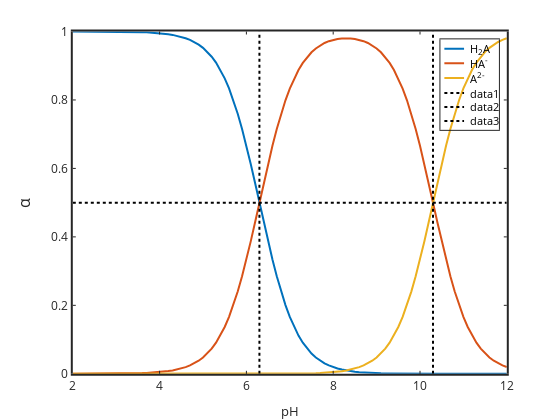

The cell this chart's notebook holds for it:
### Markdown cell above
# Diprotic acid (H2A)

There are two stepwise dissociation equilibria

$\mathrm{H_2A} = \mathrm{HA^-} + \mathrm{H^+}$

$K_{a1} = \dfrac{[\mathrm{H}^+][\mathrm{HA^-}]}{[\mathrm{H_2A}]}$

and

$\mathrm{HA^-} = \mathrm{A^{2-}} + \mathrm{H^+}$

$K_{a2} = \dfrac{[\mathrm{H}^+][\mathrm{A^{2-}}]}{[\mathrm{HA^-}]}$

We derived in class the three alpha relationships (remember $\alpha$ is the fraction each species contributes to the total)

$\alpha_{H2A}=\dfrac{[\mathrm{H}^+]^2}{[\mathrm{H}^+]^2+K_{a1}[\mathrm{H^+}]+K_{a1}K_{a2}}$

$\alpha_{HA-}=\dfrac{K_{a1}[\mathrm{H^+}]}{[\mathrm{H}^+]^2+K_{a1}[\mathrm{H^+}]+K_{a1}K_{a2}}$

$\alpha_{A2-}=\dfrac{K_{a1}K_{a2}}{[\mathrm{H}^+]^2+K_{a1}[\mathrm{H^+}]+K_{a1}K_{a2}}$

For some arbitrary diprotic weak acid we can plot the distribution (speciation) diagram.  Let's assume pKa1=4 and pKa2=8.

### Code cell
%plot -s 600,500 -f 'svg'
pKa1=6.3; pKa2=10.3;
Ka1=10^-pKa1; Ka2=10^-pKa2;
pH=2:0.1:12; H=10.^-pH;

denominator=H.^2+Ka1*H+Ka1*Ka2;
alphaH2A=(H.^2)./denominator;
alphaHA=(Ka1*H)./denominator;
alphaA=1-alphaH2A-alphaHA;

plot(pH,alphaH2A,'linewidth',2,pH,alphaHA,'linewidth',2,pH,alphaA,'linewidth',2)
set(gca,'fontsize',12,'linewidth',2)
legend('H_2A','HA^-','A^{2-}')
title('Distribution Diagram for H2A')
xlabel('pH'); ylabel('\alpha','fontsize',16)

hold on
plot([pKa1 pKa1],[0 1],'k:','linewidth',2)
plot([pKa2 pKa2],[0 1],'k:','linewidth',2)
plot([2 12],[0.5 0.5],'k:','linewidth',2)

### Figure 1 — Plotly figure (JSON) as saved in the notebook; plotly's stock layout.template omitted (floating-point values rounded to 4 significant figures)
{"data": [{"line": {"color": "rgb(0,113,188)", "dash": "solid", "width": 2}, "marker": {"color": "rgb(0,113,188)", "line": {"color": "rgb(0,113,188)"}, "size": 6, "symbol": "none"}, "mode": "lines", "name": "H_2A", "showlegend": true, "type": "scatter", "visibility": true, "x": [2, 2.1, 2.2, 2.3, 2.4, 2.5, 2.6, 2.7, 2.8, 2.9, 3, 3.1, 3.2, 3.3, 3.4, 3.5, 3.6, 3.7, 3.8, 3.9, 4, 4.1, 4.2, 4.3, 4.4, 4.5, 4.6, 4.7, 4.8, 4.9, 5, 5.1, 5.2, 5.3, 5.4, 5.5, 5.6, 5.7, 5.8, 5.9, 6, 6.1, 6.2, 6.3, 6.4, 6.5, 6.6, 6.7, 6.8, 6.9, 7, 7.1, 7.2, 7.3, 7.4, 7.5, 7.6, 7.7, 7.8, 7.9, 8, 8.1, 8.2, 8.3, 8.4, 8.5, 8.6, 8.7, 8.8, 8.9, 9, 9.1, 9.2, 9.3, 9.4, 9.5, 9.6, 9.7, 9.8, 9.9, 10, 10.1, 10.2, 10.3, 10.4, 10.5, 10.6, 10.7, 10.8, 10.9, 11, 11.1, 11.2, 11.3, 11.4, 11.5, 11.6, 11.7, 11.8, 11.9, 12], "xaxis": "x", "y": [0.9999, 0.9999, 0.9999, 0.9999, 0.9999, 0.9998, 0.9998, 0.9997, 0.9997, 0.9996, 0.9995, 0.9994, 0.9992, 0.999, 0.9987, 0.9984, 0.998, 0.9975, 0.9968, 0.996, 0.995, 0.9937, 0.9921, 0.9901, 0.9876, 0.9844, 0.9804, 0.9755, 0.9693, 0.9617, 0.9523, 0.9406, 0.9264, 0.9091, 0.8882, 0.8632, 0.8337, 0.7992, 0.7597, 0.7152, 0.6661, 0.6131, 0.5573, 0.5, 0.4427, 0.3868, 0.3338, 0.2847, 0.2402, 0.2007, 0.1663, 0.1367, 0.1117, 0.09083, 0.0735, 0.05926, 0.04764, 0.03819, 0.03056, 0.02441, 0.01947, 0.01551, 0.01234, 0.009804, 0.007783, 0.006173, 0.00489, 0.003868, 0.003056, 0.00241, 0.001896, 0.001489, 0.001165, 0.0009083, 0.000705, 0.0005443, 0.0004176, 0.0003181, 0.0002402, 0.0001796, 0.0001329, 9.717e-05, 7.016e-05, 5e-05, 3.516e-05, 2.441e-05, 1.673e-05, 1.134e-05, 7.597e-06, 5.043e-06, 3.319e-06, 2.168e-06, 1.408e-06, 9.091e-07, 5.845e-07, 3.745e-07, 2.392e-07, 1.524e-07, 9.693e-08, 6.155e-08, 3.903e-08], "yaxis": "y"}, {"line": {"color": "rgb(216,82,24)", "dash": "solid", "width": 2}, "marker": {"color": "rgb(216,82,24)", "line": {"color": "rgb(216,82,24)"}, "size": 6, "symbol": "none"}, "mode": "lines", "name": "HA^-", "showlegend": true, "type": "scatter", "visibility": true, "x": [2, 2.1, 2.2, 2.3, 2.4, 2.5, 2.6, 2.7, 2.8, 2.9, 3, 3.1, 3.2, 3.3, 3.4, 3.5, 3.6, 3.7, 3.8, 3.9, 4, 4.1, 4.2, 4.3, 4.4, 4.5, 4.6, 4.7, 4.8, 4.9, 5, 5.1, 5.2, 5.3, 5.4, 5.5, 5.6, 5.7, 5.8, 5.9, 6, 6.1, 6.2, 6.3, 6.4, 6.5, 6.6, 6.7, 6.8, 6.9, 7, 7.1, 7.2, 7.3, 7.4, 7.5, 7.6, 7.7, 7.8, 7.9, 8, 8.1, 8.2, 8.3, 8.4, 8.5, 8.6, 8.7, 8.8, 8.9, 9, 9.1, 9.2, 9.3, 9.4, 9.5, 9.6, 9.7, 9.8, 9.9, 10, 10.1, 10.2, 10.3, 10.4, 10.5, 10.6, 10.7, 10.8, 10.9, 11, 11.1, 11.2, 11.3, 11.4, 11.5, 11.6, 11.7, 11.8, 11.9, 12], "xaxis": "x", "y": [5.012e-05, 6.309e-05, 7.943e-05, 9.999e-05, 0.0001259, 0.0001585, 0.0001995, 0.0002511, 0.0003161, 0.0003979, 0.0005009, 0.0006306, 0.0007937, 0.000999, 0.001257, 0.001582, 0.001991, 0.002506, 0.003152, 0.003965, 0.004987, 0.00627, 0.007881, 0.009901, 0.01243, 0.0156, 0.01956, 0.0245, 0.03065, 0.03829, 0.04773, 0.05935, 0.07359, 0.09091, 0.1118, 0.1368, 0.1663, 0.2008, 0.2403, 0.2847, 0.3339, 0.3869, 0.4427, 0.5, 0.5573, 0.6131, 0.6661, 0.7151, 0.7596, 0.799, 0.8333, 0.8627, 0.8876, 0.9083, 0.9253, 0.9392, 0.9505, 0.9594, 0.9664, 0.9717, 0.9756, 0.9783, 0.9799, 0.9804, 0.9799, 0.9783, 0.9756, 0.9717, 0.9664, 0.9594, 0.9505, 0.9392, 0.9253, 0.9083, 0.8876, 0.8627, 0.8333, 0.799, 0.7596, 0.7151, 0.6661, 0.6131, 0.5573, 0.5, 0.4427, 0.3869, 0.3339, 0.2847, 0.2403, 0.2008, 0.1663, 0.1368, 0.1118, 0.09091, 0.07359, 0.05935, 0.04773, 0.03829, 0.03065, 0.0245, 0.01956], "yaxis": "y"}, {"line": {"color": "rgb(236,176,31)", "dash": "solid", "width": 2}, "marker": {"color": "rgb(236,176,31)", "line": {"color": "rgb(236,176,31)"}, "size": 6, "symbol": "none"}, "mode": "lines", "name": "A^{2-}", "showlegend": true, "type": "scatter", "visibility": true, "x": [2, 2.1, 2.2, 2.3, 2.4, 2.5, 2.6, 2.7, 2.8, 2.9, 3, 3.1, 3.2, 3.3, 3.4, 3.5, 3.6, 3.7, 3.8, 3.9, 4, 4.1, 4.2, 4.3, 4.4, 4.5, 4.6, 4.7, 4.8, 4.9, 5, 5.1, 5.2, 5.3, 5.4, 5.5, 5.6, 5.7, 5.8, 5.9, 6, 6.1, 6.2, 6.3, 6.4, 6.5, 6.6, 6.7, 6.8, 6.9, 7, 7.1, 7.2, 7.3, 7.4, 7.5, 7.6, 7.7, 7.8, 7.9, 8, 8.1, 8.2, 8.3, 8.4, 8.5, 8.6, 8.7, 8.8, 8.9, 9, 9.1, 9.2, 9.3, 9.4, 9.5, 9.6, 9.7, 9.8, 9.9, 10, 10.1, 10.2, 10.3, 10.4, 10.5, 10.6, 10.7, 10.8, 10.9, 11, 11.1, 11.2, 11.3, 11.4, 11.5, 11.6, 11.7, 11.8, 11.9, 12], "xaxis": "x", "y": [2.511e-13, 3.98e-13, 6.309e-13, 9.999e-13, 1.585e-12, 2.512e-12, 3.98e-12, 6.308e-12, 9.997e-12, 1.584e-11, 2.511e-11, 3.979e-11, 6.305e-11, 9.99e-11, 1.583e-10, 2.508e-10, 3.973e-10, 6.294e-10, 9.968e-10, 1.579e-09, 2.499e-09, 3.956e-09, 6.26e-09, 9.901e-09, 1.565e-08, 2.473e-08, 3.903e-08, 6.155e-08, 9.693e-08, 1.524e-07, 2.392e-07, 3.745e-07, 5.845e-07, 9.091e-07, 1.408e-06, 2.168e-06, 3.319e-06, 5.043e-06, 7.597e-06, 1.134e-05, 1.673e-05, 2.441e-05, 3.516e-05, 5e-05, 7.016e-05, 9.717e-05, 0.0001329, 0.0001796, 0.0002402, 0.0003181, 0.0004176, 0.0005443, 0.000705, 0.0009083, 0.001165, 0.001489, 0.001896, 0.00241, 0.003056, 0.003868, 0.00489, 0.006173, 0.007783, 0.009804, 0.01234, 0.01551, 0.01947, 0.02441, 0.03056, 0.03819, 0.04764, 0.05926, 0.0735, 0.09083, 0.1117, 0.1367, 0.1663, 0.2007, 0.2402, 0.2847, 0.3338, 0.3868, 0.4427, 0.5, 0.5573, 0.6131, 0.6661, 0.7152, 0.7597, 0.7992, 0.8337, 0.8632, 0.8882, 0.9091, 0.9264, 0.9406, 0.9523, 0.9617, 0.9693, 0.9755, 0.9804], "yaxis": "y"}, {"line": {"color": "rgb(0,0,0)", "dash": "dot", "width": 2}, "marker": {"color": "rgb(0,0,0)", "line": {"color": "rgb(0,0,0)"}, "size": 6, "symbol": "none"}, "mode": "lines", "name": "data1", "showlegend": true, "type": "scatter", "visibility": true, "x": [6.3, 6.3], "xaxis": "x", "y": [0, 1], "yaxis": "y"}, {"line": {"color": "rgb(0,0,0)", "dash": "dot", "width": 2}, "marker": {"color": "rgb(0,0,0)", "line": {"color": "rgb(0,0,0)"}, "size": 6, "symbol": "none"}, "mode": "lines", "name": "data2", "showlegend": true, "type": "scatter", "visibility": true, "x": [10.3, 10.3], "xaxis": "x", "y": [0, 1], "yaxis": "y"}, {"line": {"color": "rgb(0,0,0)", "dash": "dot", "width": 2}, "marker": {"color": "rgb(0,0,0)", "line": {"color": "rgb(0,0,0)"}, "size": 6, "symbol": "none"}, "mode": "lines", "name": "data3", "showlegend": true, "type": "scatter", "visibility": true, "x": [2, 12], "xaxis": "x", "y": [0.5, 0.5], "yaxis": "y"}, {"hoverinfo": "none", "line": {"color": "rgb(0,113,188)", "dash": "solid", "width": 2}, "marker": {"color": "rgb(0,113,188)", "line": {"color": "rgb(0,113,188)"}, "size": 6, "symbol": "none"}, "mode": "lines", "name": "", "showlegend": false, "type": "scatter", "visibility": true, "x": [3, 18], "xaxis": "x2", "y": [7.191, 7.191], "yaxis": "y2"}, {"hoverinfo": "none", "line": {"color": "rgb(216,82,24)", "dash": "solid", "width": 2}, "marker": {"color": "rgb(216,82,24)", "line": {"color": "rgb(216,82,24)"}, "size": 6, "symbol": "none"}, "mode": "lines", "name": "", "showlegend": false, "type": "scatter", "visibility": true, "x": [3, 18], "xaxis": "x2", "y": [18.16, 18.16], "yaxis": "y2"}, {"hoverinfo": "none", "line": {"color": "rgb(236,176,31)", "dash": "solid", "width": 2}, "marker": {"color": "rgb(236,176,31)", "line": {"color": "rgb(236,176,31)"}, "size": 6, "symbol": "none"}, "mode": "lines", "name": "", "showlegend": false, "type": "scatter", "visibility": true, "x": [3, 18], "xaxis": "x2", "y": [29.52, 29.52], "yaxis": "y2"}, {"hoverinfo": "none", "line": {"color": "rgb(0,0,0)", "dash": "dot", "width": 2}, "marker": {"color": "rgb(0,0,0)", "line": {"color": "rgb(0,0,0)"}, "size": 6, "symbol": "none"}, "mode": "lines", "name": "", "showlegend": false, "type": "scatter", "visibility": true, "x": [3, 18], "xaxis": "x2", "y": [40.9, 40.9], "yaxis": "y2"}, {"hoverinfo": "none", "line": {"color": "rgb(0,0,0)", "dash": "dot", "width": 2}, "marker": {"color": "rgb(0,0,0)", "line": {"color": "rgb(0,0,0)"}, "size": 6, "symbol": "none"}, "mode": "lines", "name": "", "showlegend": false, "type": "scatter", "visibility": true, "x": [3, 18], "xaxis": "x2", "y": [51.52, 51.52], "yaxis": "y2"}, {"hoverinfo": "none", "line": {"color": "rgb(0,0,0)", "dash": "dot", "width": 2}, "marker": {"color": "rgb(0,0,0)", "line": {"color": "rgb(0,0,0)"}, "size": 6, "symbol": "none"}, "mode": "lines", "name": "", "showlegend": false, "type": "scatter", "visibility": true, "x": [3, 18], "xaxis": "x2", "y": [62.14, 62.14], "yaxis": "y2"}], "layout": {"annotations": [{"font": {"color": "rgb(0,0,0)", "size": 10.8}, "showarrow": false, "text": "H<sub>2</sub>A", "x": 21, "xanchor": "left", "xref": "x2", "y": 7.191, "yanchor": "middle", "yref": "y2"}, {"font": {"color": "rgb(0,0,0)", "size": 10.8}, "showarrow": false, "text": "HA<sup>-</sup>", "x": 21, "xanchor": "left", "xref": "x2", "y": 18.16, "yanchor": "middle", "yref": "y2"}, {"font": {"color": "rgb(0,0,0)", "size": 10.8}, "showarrow": false, "text": "A<sup>2-</sup>", "x": 21, "xanchor": "left", "xref": "x2", "y": 29.52, "yanchor": "middle", "yref": "y2"}, {"font": {"color": "rgb(0,0,0)", "size": 10.8}, "showarrow": false, "text": "data1", "x": 21, "xanchor": "left", "xref": "x2", "y": 40.9, "yanchor": "middle", "yref": "y2"}, {"font": {"color": "rgb(0,0,0)", "size": 10.8}, "showarrow": false, "text": "data2", "x": 21, "xanchor": "left", "xref": "x2", "y": 51.52, "yanchor": "middle", "yref": "y2"}, {"font": {"color": "rgb(0,0,0)", "size": 10.8}, "showarrow": false, "text": "data3", "x": 21, "xanchor": "left", "xref": "x2", "y": 62.14, "yanchor": "middle", "yref": "y2"}], "height": 420, "hovermode": "closest", "margin": {"b": 0, "l": 0, "r": 0, "t": 0}, "plot_bgcolor": "rgba(0,0,0,0)", "showlegend": false, "width": 560, "xaxis": {"anchor": "y", "autorange": false, "domain": [0.13, 0.905], "exponentformat": "none", "gridcolor": "rgba(38,38,38,0.15)", "gridwidth": 2, "linecolor": "rgb(38,38,38)", "linewidth": 2, "mirror": "ticks", "range": [2, 12], "showgrid": false, "showline": true, "side": "bottom", "spikedash": "solid", "spikemode": "across", "spikesides": false, "spikethickness": 1, "tickangle": 0, "tickcolor": "rgb(38,38,38)", "tickfont": {"color": "rgb(38,38,38)", "size": 12}, "ticklen": 3, "ticks": "inside", "ticktext": ["2", "4", "6", "8", "10", "12"], "tickvals": [2, 4, 6, 8, 10, 12], "title": {"font": {"color": "rgb(38,38,38)", "size": 13.2}, "text": "pH"}, "type": "linear", "visible": true, "zeroline": false}, "xaxis2": {"anchor": "y2", "autorange": false, "domain": [0.7865, 0.8909], "exponentformat": "none", "fixedrange": true, "gridcolor": "rgba(38,38,38,0.15)", "gridwidth": 1, "linecolor": "rgb(38,38,38)", "linewidth": 1, "mirror": true, "range": [0, 44.58], "showgrid": false, "showline": true, "showspikes": false, "side": "bottom", "spikedash": "solid", "spikemode": "across", "spikesides": false, "spikethickness": 1, "tickangle": 0, "tickcolor": "rgb(38,38,38)", "tickfont": {"color": "rgb(38,38,38)", "size": 10.8}, "ticklen": 3, "ticks": "", "ticktext": [], "tickvals": [], "title": {"font": {"color": "rgb(0,0,0)", "size": 11.88}, "text": ""}, "type": "linear", "visible": true, "zeroline": false}, "yaxis": {"anchor": "x", "autorange": false, "domain": [0.11, 0.925], "exponentformat": "none", "gridcolor": "rgba(38,38,38,0.15)", "gridwidth": 2, "linecolor": "rgb(38,38,38)", "linewidth": 2, "mirror": "ticks", "range": [0, 1], "showgrid": false, "showline": true, "side": "left", "spikedash": "solid", "spikemode": "across", "spikesides": false, "spikethickness": 1, "tickangle": 0, "tickcolor": "rgb(38,38,38)", "tickfont": {"color": "rgb(38,38,38)", "size": 12}, "ticklen": 3, "ticks": "inside", "ticktext": ["0", "0.2", "0.4", "0.6", "0.8", "1"], "tickvals": [0, 0.2, 0.4, 0.6, 0.8, 1], "title": {"font": {"color": "rgb(38,38,38)", "size": 16}, "text": "&#945;"}, "type": "linear", "visible": true, "zeroline": false}, "yaxis2": {"anchor": "x2", "autorange": false, "domain": [0.6908, 0.9063], "exponentformat": "none", "fixedrange": true, "gridcolor": "rgba(38,38,38,0.15)", "gridwidth": 1, "linecolor": "rgb(38,38,38)", "linewidth": 1, "mirror": true, "range": [68.95, 0], "showgrid": false, "showline": true, "showspikes": false, "side": "left", "spikedash": "solid", "spikemode": "across", "spikesides": false, "spikethickness": 1, "tickangle": 0, "tickcolor": "rgb(38,38,38)", "tickfont": {"color": "rgb(38,38,38)", "size": 10.8}, "ticklen": 3, "ticks": "", "ticktext": [], "tickvals": [], "title": {"font": {"color": "rgb(0,0,0)", "size": 11.88}, "text": ""}, "type": "linear", "visible": true, "zeroline": false}}}
